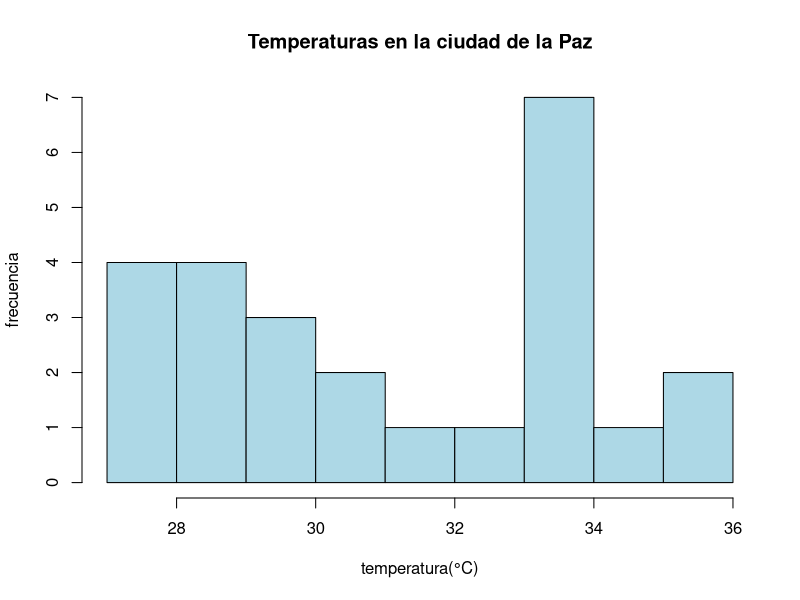
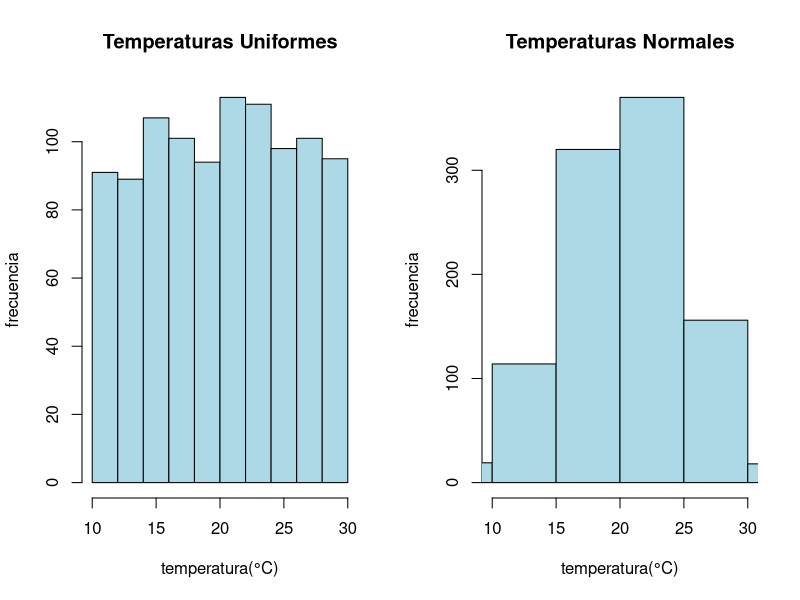

Recreate these plots in R, in order.
# Histogramas
temperatura <- runif (25, min= 27, max= 36) # runif genera 1000 numeros aleatorios entre 27 y 36

hist(temperatura,
     main = "Temperaturas en la ciudad de la Paz",
     xlab = "temperatura(°C)",
     ylab = "frecuencia", 
     col = "lightblue", 
     border = "black",
    breaks = 9,
     xlim = c(27,36))

runif (1, min = 0, max = 1) # runif se usa para generar numeros aleatirios 
runif (2, min = 0, max = 1) # genero dos nmero s aleatorios entre 0 y 1

# t unif     t normal

temp_uniforme <-runif(1000, min=10, max=30)
temp_normal <- rnorm(1000, mean=20, sd=5)
# crear un data frame para la tabla
tabla_uniforme <-data.frame(temperatura=temp_uniforme)
tabla_normal <-data.frame(temperatura=temp_normal)

par(mfrow=c(1,2)) # dividir la ventana de graficos en 1 fila y 2 columnas
hist(tabla_uniforme$temperatura,
     main = "Temperaturas Uniformes",
     xlab = "temperatura(°C)",
     ylab = "frecuencia", 
     col = "lightblue", 
     border = "black",
     breaks = 9,
     xlim = c(10,30))
hist(tabla_normal$temperatura,
     main = "Temperaturas Normales",
     xlab = "temperatura(°C)",
     ylab = "frecuencia", 
     col = "lightblue", 
     border = "black",
     breaks = 9,
     xlim = c(10,30))
